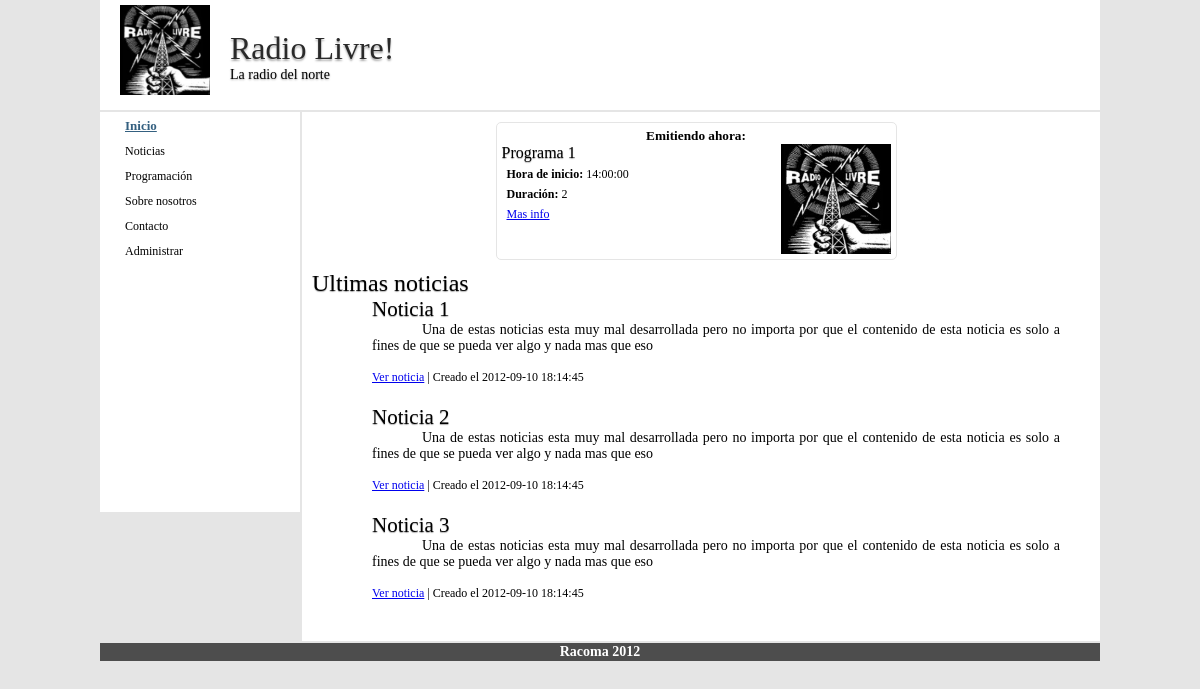
The page / on the database its author committed.
### application/controllers/home.php (called while the page is built, shortened)
<?php
class Home extends CI_Controller {
    public function __construct()
    {
        $this->load->helper(array ('url','text'));
        $this->load->model('news_model');
        $this->load->model('programs_model');
    }
    public function index()
    {
        $data['title'] = 'Inicio';
        $data['menu'] = menu_ul('home');
        $data['news'] = $this->news_model->get_news_limited(3,0);
        $data['current_show']= $this->programs_model->get_shows(1);
        $this->load->view('templates/header', $data);
        $this->load->view('home/home', $data);
        $this->load->view('templates/footer', $data);
    }
}

### index.php (called while the page is built, shortened)
<?php
require_once BASEPATH.'core/CodeIgniter.php';

### application/models/programs_model.php (called while the page is built, shortened)
<?php
class Programs_model extends CI_Model {
    public function get_shows($id = FALSE)
    {
        $query = $this->db->get_where('programs', array('id' => $id));
        return $query->row_array();
    }
}

### application/models/news_model.php (called while the page is built, shortened)
<?php
class News_model extends CI_Model {
    public function get_news_limited($limit, $start)
    {
          $this->db->limit($limit, $start);
          $query = $this->db->get('news');
          if ($query->num_rows() > 0) return $query->result_array();
          return false;
    }
}

### application/views/home/home.php (the view)
<div class="show_current">
        <h5>Emitiendo ahora:</h5>
        <img id="show_logo_medium" src="<?php echo 'www/img/trial-logo.jpeg'?>" width="110px" height="110px">
        <h4 ><?php echo anchor("shows/view/$current_show[id]",$current_show['name'], 'class = page-title') ?></h4>
        <p><strong>Hora de inicio: </strong><?php echo $current_show['hour_start']?></p>
        <p><strong>Duración: </strong><?php echo $current_show['duration']?></p>
        <p><?php echo anchor("shows/view/$current_show[id]",'Mas info')?></p>
</div>
<h2>Ultimas noticias</h2>
<?php foreach ($news as $news_item): ?>
    <div class="new">
        <h2 ><?php echo anchor("news/view/$news_item[id]",$news_item['title'], 'class = page-title') ?></h2>
        <div class="new-text">
            <?php echo word_limiter($news_item['content'], 80) ?>
        </div>
        <br />
        <span>
            <?php echo anchor("news/view/$news_item[id]",'Ver noticia')?>
            | Creado el
            <?php echo $news_item['creation_date'] ?>
        </span>
    </div>
<?php endforeach; ?>

### www/css/estilo_nel.css (style rules this page uses)
body { background-color: #E5E5E5; font-family: Verdana; }
h1, h2, h3 { font-weight: 200; text-shadow: 0 1px 1px #AAA; }
h2, h3, h4 { text-align: left; font-weight: 200; text-shadow: 0 1px 1px #AAA; }
* { margin: 0; padding: 0; }
.left_area li a { color: #000; font-family: Verdana; font-size:12px; text-decoration:none; text-align:left; display:block; width: 150px; padding:4px 0; -webkit-border-radius: 2px; -moz-border-radius: 2px; border-radius: 2px; }
.left_area li.current a { font-size: 13px; font-weight: 900; color: #346080; text-decoration: underline; top:2px }
.page-title { text-decoration: none; color: #000000; }
.main_area p { font-family: Verdana; font-size: 12px; text-align: left; margin: 5px; }
.new { margin-bottom: 20px; padding-left: 60px; padding-right: 30px; font-size: 14px; }
.new span { display: block; font-size: 12px; text-align: justify; }
.new-text { text-indent: 50px; text-align: justify; }
#show_logo_medium { float:right; }
.show_current { border: 1px #E5E5E5 solid; width: 50%; overflow: auto; margin-right: 10px; margin-bottom: 10px; padding: 5px; -webkit-border-radius: 5px; -moz-border-radius: 5px; border-radius: 5px; }

### rows shown on the page
programs: id+name "Programa 1", hour_start "14:00:00", duration "2", id "Mas info"
news: id+title "Noticia 1", content "Una de estas noticias esta muy mal desarrollada pero no importa por que el contenido de esta noticia es solo a fines de que se pueda ver algo y nada mas que eso", id "Ver noticia", creation_date "2012-09-10 18:14:45"
news: id+title "Noticia 2", content "Una de estas noticias esta muy mal desarrollada pero no importa por que el contenido de esta noticia es solo a fines de que se pueda ver algo y nada mas que eso", id "Ver noticia", creation_date "2012-09-10 18:14:45"
news: id+title "Noticia 3", content "Una de estas noticias esta muy mal desarrollada pero no importa por que el contenido de esta noticia es solo a fines de que se pueda ver algo y nada mas que eso", id "Ver noticia", creation_date "2012-09-10 18:14:45"

### other values the page prints
anchor($item['link'],$item['title'],$id) "Inicio"
anchor($item['link'],$item['title'],$id) "Noticias"
anchor($item['link'],$item['title'],$id) "Programación"
anchor($item['link'],$item['title'],$id) "Sobre nosotros"
anchor($item['link'],$item['title'],$id) "Contacto"
anchor($item['link'],$item['title'],$id) "Administrar"
